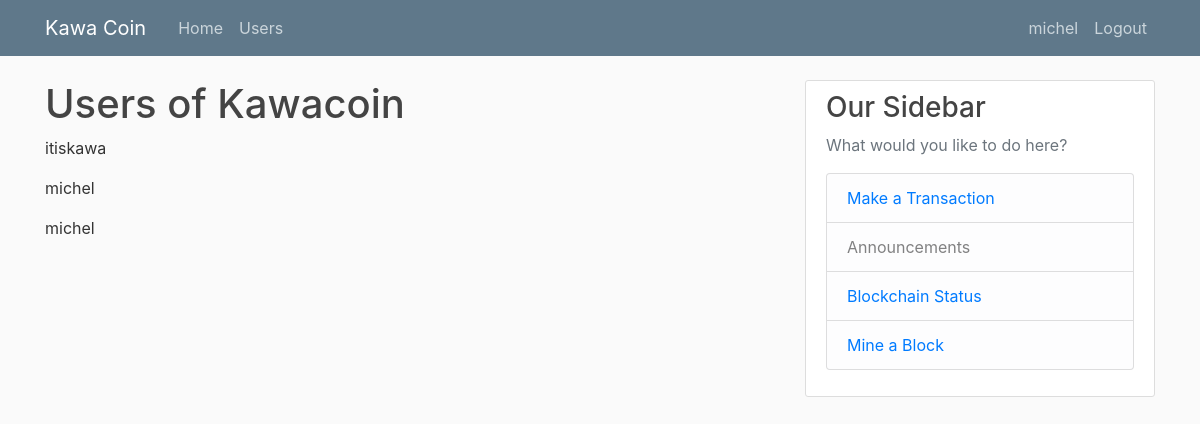
Screenshot of /users (signed in) with the database file from the repository.
### webapp/models.py (models this page shows, shortened)
class User(db.Model, UserMixin):
    id = db.Column(db.Integer, primary_key=True)
    username = db.Column(db.String(20), unique=True, nullable=False)
    email = db.Column(db.String(120), unique=True, nullable=False)
    balance = db.Column(db.Float, default=0.0)
    image_file = db.Column(db.String(20), nullable=False, default='default.jpg')
    password = db.Column(db.String(60), nullable=False)
    posts = db.relationship('Post', backref='author', lazy=True) # not a Column, runs an additional quer

### webapp/routes.py (the view)
@app.route("/users")
def users():
    users = User.query.all()
    return render_template('users.html', title = "Users", users = users)

### webapp/models.py (called while the page is built)
@loginManager.user_loader
def loadUser(user_id):
    return User.query.get(int(user_id))

### webapp/templates/users.html
{% extends "layout.html" %}
{% block content %}
    <h1>Users of Kawacoin</h1>
    {% for user in users %}
    <p> {{user.username}} </p>
    {% endfor %}
{% endblock content%}

### webapp/templates/layout.html (shortened to what this page needs)
<!DOCTYPE html>
<html>
<head>
     <link rel="stylesheet" href="https://stackpath.bootstrapcdn.com/bootstrap/4.3.1/css/bootstrap.min.css">
     <link rel="stylesheet" type="text/css" href="{{url_for('static', filename ='main.css')}}">
</head>
<body>
    <header class="site-header">
        <nav class="navbar navbar-expand-md navbar-dark bg-steel fixed-top">
        <div class="container">
            <a class="navbar-brand mr-4" href="/">Kawa Coin</a>
            <div class="collapse navbar-collapse" id="navbarToggle">
            <div class="navbar-nav mr-auto">
                <a class="nav-item nav-link" href="{{url_for('home')}}">Home</a>
                <a class="nav-item nav-link" href="{{url_for('users')}}">Users</a>
            </div>
            <div class="navbar-nav">
                {% if current_user.is_authenticated %}
                <a class="nav-item nav-link" href="{{url_for('account')}}">{{current_user.username}}</a>
                <a class="nav-item nav-link" href="{{url_for('logout')}}">Logout</a>
                {% else %}
                    <a class="nav-item nav-link" href="{{url_for('login')}}">Login</a>
                    <a class="nav-item nav-link" href="{{url_for('register')}}">Register</a>
                {% endif %}
            </div>
            </div>
        </div>
        </nav>
    </header>
    <main role="main" class="container">
        <div class="row">
        <div class="col-md-8">
            {% block content %}{% endblock %}
        </div>
        <div class="col-md-4">
            <div class="content-section">
            <h3>Our Sidebar</h3>
            <p class='text-muted'>What would you like to do here?
                <ul class="list-group">
                <li class="list-group-item list-group-item-light">
                    <a href = "{{url_for('transaction')}}">Make a Transaction</a>
                </li>
                <li class="list-group-item list-group-item-light">Announcements</li>
                <li class="list-group-item list-group-item-light">
                    <a href = "{{url_for('blockchain_status')}}">Blockchain Status</a>
                </li>
                <li class="list-group-item list-group-item-light">
                    <a href = "{{url_for('mine')}}">Mine a Block</a>
                </li>
                </ul>
            </p>
            </div>
        </div>
        </div>
    </main>
</body>
</html>

### webapp/static/main.css (style rules this page uses)
body { background: #fafafa; color: #333333; margin-top: 5rem; }
h1, h2, h3, h4, h5, h6 { color: #444444; }
.bg-steel { background-color: #5f788a; }
.site-header .navbar-nav .nav-link { color: #cbd5db; }
.content-section { background: #ffffff; padding: 10px 20px; border: 1px solid #dddddd; border-radius: 3px; margin-bottom: 20px; }

### rows the page displays
User: username "michel"
User: username "itiskawa"
User: username "michel"
